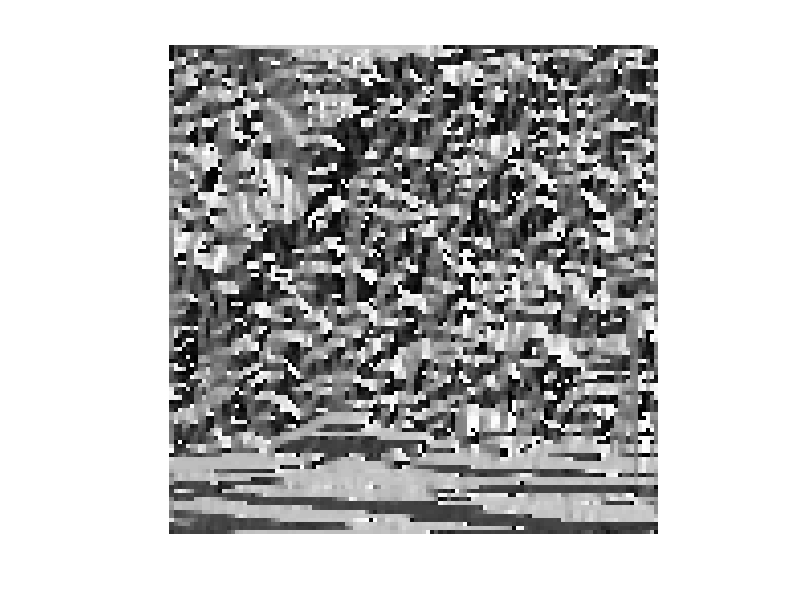
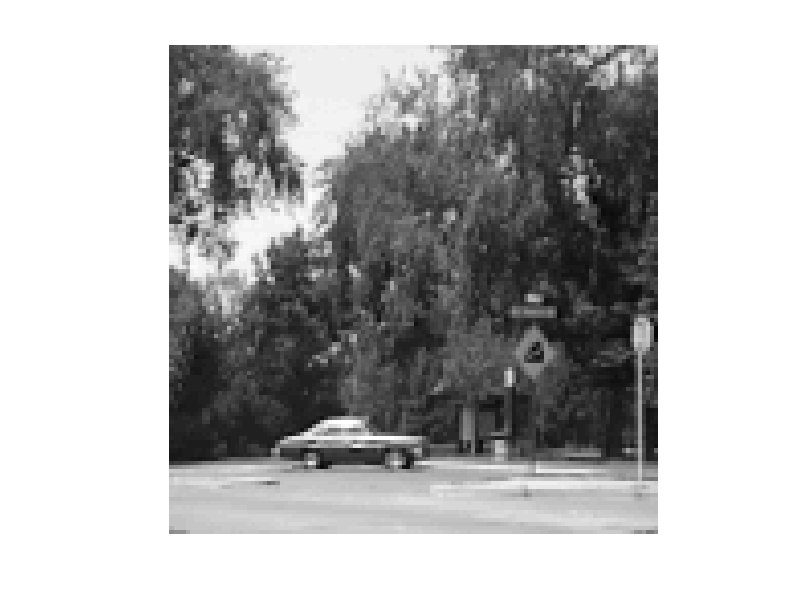
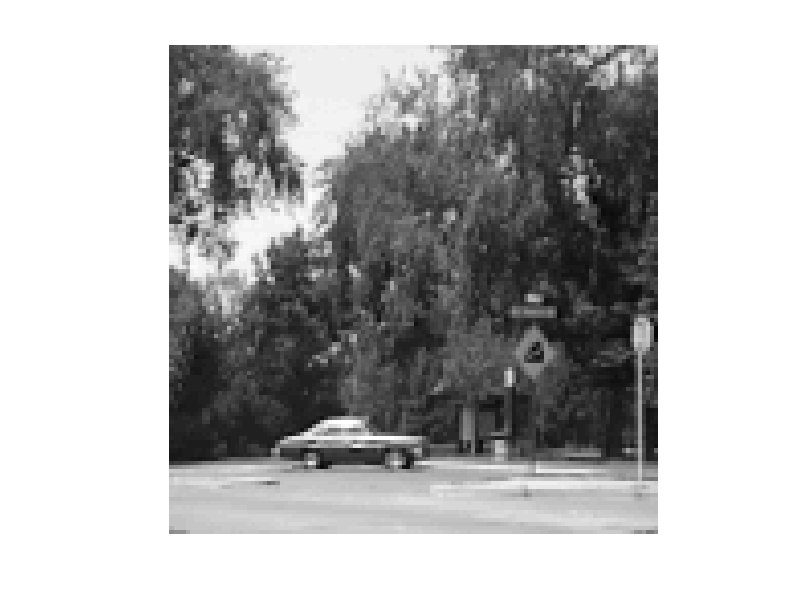
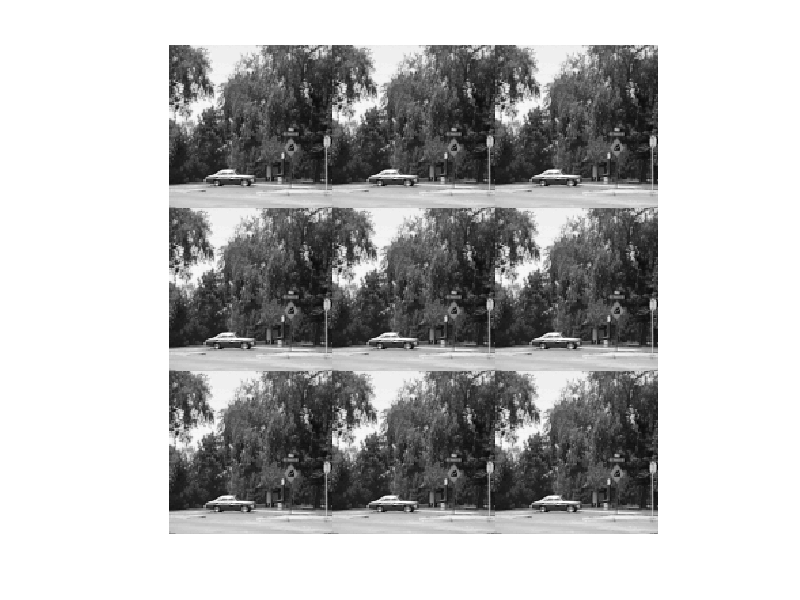

Reproduce these figures in MATLAB, in order.
saveimage=0;
load cardata.txt
[n,p]=size(cardata);
nx=sqrt(n); ny=nx;
fxy=reshape(cardata,[ny,nx])';

mx=200; sigma=10;

figure;
imagesc(fxy,[0,200])
axis image, colormap(gray), axis off

carScene=fxy;

figure;
imagesc(carScene,[0,200])
axis image, colormap(gray), axis off
if (saveimage==1)
    print(gcf,'-dtiffn','-r100','carScene')
end

[n,m]=size(carScene);
carSceneW=[carScene,carScene,carScene;...
    carScene,carScene,carScene;...
    carScene,carScene,carScene];
carSceneW=double(carSceneW);

figure;
imagesc(carSceneW,[0,200])
axis image, colormap(gray), axis off
if (saveimage==1)
    print(gcf,'-dtiffn','-r100','carSceneW')
end

[nn,mm]=size(carSceneW);
%
carSceneGrUDW=zeros(nn,mm);
for j=1+1:nn-1
    for i=1+1:mm-1
        carSceneGrUDW(j,i)=(-carSceneW(j-1,i-1)-carSceneW(j-1,i)-carSceneW(j-1,i+1)...
                          +carSceneW(j+1,i-1)+carSceneW(j+1,i)+carSceneW(j+1,i+1));
    end
end
carSceneGrUDW(1:n,:)=[];
carSceneGrUDW(n+1:end,:)=[];
carSceneGrUDW(:,1:m)=[];
carSceneGrUDW(:,m+1:end)=[];

figure;
imagesc(carSceneGrUDW,[-100,100])
axis image, colormap(gray), axis off
if (saveimage==1)
    print(gcf,'-dtiffn','-r100','carSceneGRUDW')
end

sceneGrLRDiff=carSceneGrUDW-carScene;

figure;
imagesc(sceneGrLRDiff,[-300,100])
axis image, colormap(gray), axis off
if (saveimage==1)
    print(gcf,'-dtiffn','-r100','SceneGRUDDiff')
end
%
carSceneGrLRW=zeros(nn,mm);
for j=1+1:nn-1
    for i=1+1:mm-1
        carSceneGrLRW(j,i)=(-carSceneW(j-1,i-1)-carSceneW(j,i-1)-carSceneW(j+1,i-1)...
                          +carSceneW(j-1,i+1)+carSceneW(j,i+1)+carSceneW(j+1,i+1));
    end
end
carSceneGrLRW(1:n,:)=[];
carSceneGrLRW(n+1:end,:)=[];
carSceneGrLRW(:,1:m)=[];
carSceneGrLRW(:,m+1:end)=[];

figure;
imagesc(carSceneGrLRW,[-100,100])
axis image, colormap(gray), axis off
if (saveimage==1)
    print(gcf,'-dtiffn','-r100','carSceneGRLRW')
end

sceneGrLRDiff=carSceneGrLRW-carScene;

figure;
imagesc(sceneGrLRDiff,[-300,100])
axis image, colormap(gray), axis off
if (saveimage==1)
    print(gcf,'-dtiffn','-r100','SceneGRLRDiff')
end

carSceneGrMgW=sqrt(carSceneGrUDW.^2+carSceneGrLRW.^2);

figure;
imagesc(carSceneGrMgW,[-100,100])
axis image, colormap(gray), axis off
if (saveimage==1)
    print(gcf,'-dtiffn','-r100','carSceneGRMgW')
end

%sceneGrMgDiff=carSceneGrMgW-carScene;

% figure;
% imagesc(sceneGrMgDiff,[-300,100])
% axis image, colormap(gray), axis off
% if (saveimage==1)
%     print(gcf,'-dtiffn','-r100','SceneGRMgDiff')
% end

carSceneGrAngW=atan2(carSceneGrUDW,carSceneGrLRW);

figure;
imagesc(carSceneGrAngW,[-pi,pi])
axis image, colormap(gray), axis off
%if (saveimage==1)
    print(gcf,'-dtiffn','-r100','carSceneGRAngW')
%end


%sceneGrAngDiff=carSceneGrAngW-carScene;

% figure;
% histogram(sceneGrAngDiff)

% figure;
% imagesc(sceneGrAngDiff,[-200,0])
% axis image, colormap(gray), axis off
% if (saveimage==1)
%     print(gcf,'-dtiffn','-r100','SceneGRMgDiff')
% end
